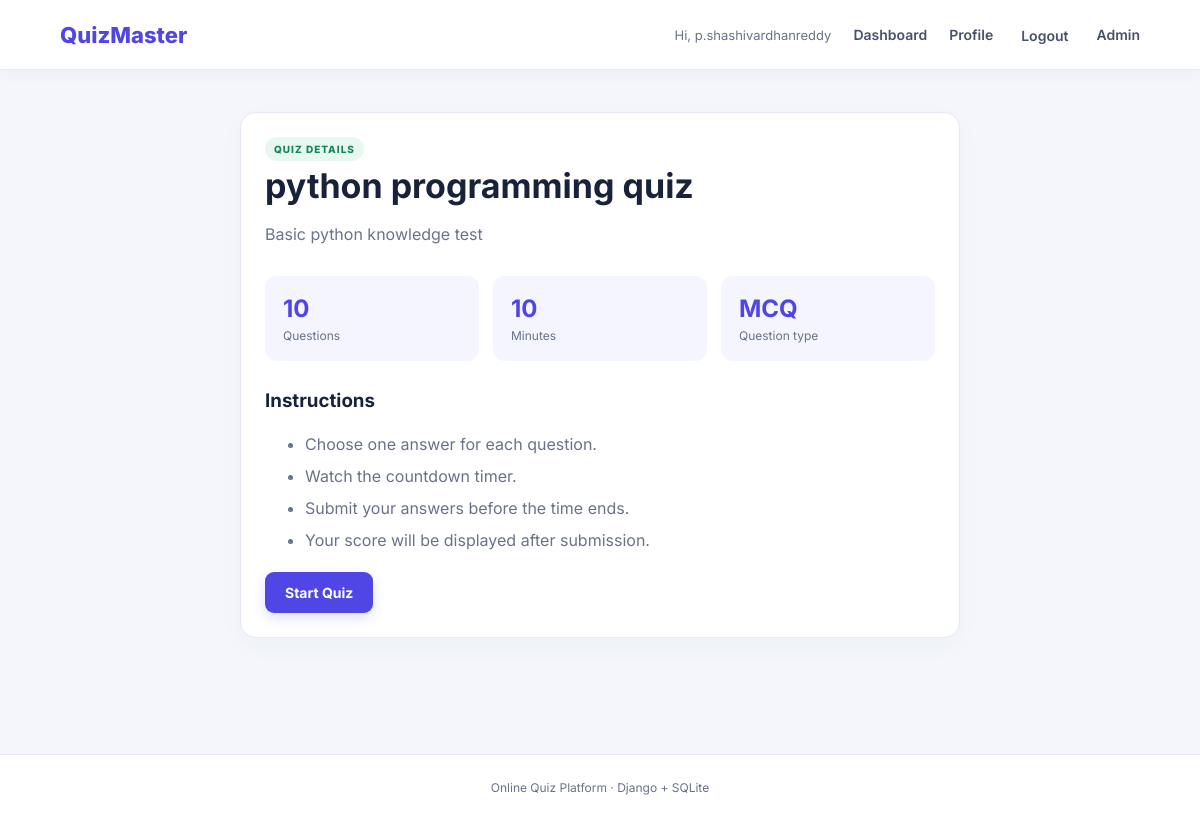
The app's page /quiz/1/ (signed in) with its own data.
### quiz/models.py (models this page shows, shortened)
class Quiz(models.Model):
    title = models.CharField(max_length=200)
    description = models.TextField(blank=True)
    duration_minutes = models.PositiveIntegerField(default=10)
    is_active = models.BooleanField(default=True)
    created_at = models.DateTimeField(auto_now_add=True)
    class Meta:
        ordering = ["-created_at"]
    @property
    def question_count(self):
        return self.questions.count()

### quiz/views.py (the view)
# urls.py: path("quiz/<int:quiz_id>/", views.quiz_detail, name="quiz_detail"),
@login_required
def quiz_detail(request, quiz_id):
    quiz = get_object_or_404(Quiz, id=quiz_id, is_active=True)
    return render(request, "quiz/quiz_detail.html", {"quiz": quiz})

### templates/quiz/quiz_detail.html (shortened to what this page needs)
{% extends 'quiz/base.html' %}
{% block content %}
<section class="card detail-card">
  <span class="tag">QUIZ DETAILS</span><h1>{{ quiz.title }}</h1>
  <p class="muted">{{ quiz.description|default:"Complete this quiz and check your result instantly." }}</p>
  <div class="stats"><div><strong>{{ quiz.question_count }}</strong><span>Questions</span></div><div><strong>{{ quiz.duration_minutes }}</strong><span>Minutes</span></div><div><strong>MCQ</strong><span>Question type</span></div></div>
  <h3>Instructions</h3><ul><li>Choose one answer for each question.</li><li>Watch the countdown timer.</li><li>Submit your answers before the time ends.</li><li>Your score will be displayed after submission.</li></ul>
  <form method="post" action="{% url 'start_quiz' quiz.id %}">{% csrf_token %}<button class="btn" type="submit">Start Quiz</button></form>
</section>
{% endblock %}

### templates/quiz/base.html (shortened to what this page needs)
{% load static %}
<!DOCTYPE html>
<html lang="en">
<head>
  <link rel="stylesheet" href="{% static 'css/style.css' %}">
</head>
<body>
<header class="navbar">
  <a class="brand" href="{% url 'dashboard' %}">QuizMaster</a>
  <nav>
    {% if user.is_authenticated %}
      <span class="welcome">Hi, {{ user.username }}</span>
      <a href="{% url 'dashboard' %}">Dashboard</a>
      <a href="{% url 'student_profile' %}">Profile</a>
      <form class="inline-form" method="post" action="{% url 'logout' %}">
        <button class="nav-button" type="submit">Logout</button>
      </form>
      {% if user.is_staff %}
        <a href="/admin/">Admin</a>
      {% endif %}
    {% else %}
      <a href="{% url 'login' %}">Login</a>
      <a href="{% url 'register' %}">Register</a>
    {% endif %}
  </nav>
</header>
<main class="container">
  {% block content %}{% endblock %}
</main>
<footer>Online Quiz Platform · Django + SQLite</footer>
</body>
</html>

### static/css/style.css (style rules this page uses)
:root { --ink:#18233b;--muted:#68738a;--primary:#4f46e5;--line:#e6e9f1;--bg:#f5f7fc }
* { box-sizing:border-box }
body { margin:0;background:var(--bg);color:var(--ink);font-family:Inter,Arial,sans-serif }
.navbar { height:70px;background:#fff;border-bottom:1px solid var(--line);display:flex;align-items:center;justify-content:space-between;padding:0 max(calc((100% - 1080px)/2),24px) }
.brand { font-size:22px;font-weight:800;color:var(--primary);text-decoration:none }
.navbar nav { display:flex;align-items:center;gap:22px }
.navbar nav a,.nav-button { color:#46516a;text-decoration:none;font-size:14px;font-weight:600 }
.welcome { color:var(--muted);font-size:13px }
.inline-form { display:inline;margin:0 }
.nav-button { border:0;background:none;cursor:pointer;font-family:inherit }
.container { max-width:1080px;margin:42px auto;padding:0 22px;min-height:75vh }
h1 { font-size:34px;margin:8px 0 12px }
h3 { margin:8px 0 12px }
.muted { color:var(--muted);line-height:1.6 }
.card,.auth-card { background:white;border:1px solid var(--line);border-radius:16px;padding:24px;box-shadow:0 8px 24px #24345b08 }
.tag { font-size:10px;letter-spacing:1px;font-weight:800;color:#16845c;background:#e7f8f0;padding:6px 9px;border-radius:20px }
.btn { display:inline-block;background:var(--primary);color:white;text-decoration:none;border:0;border-radius:9px;padding:12px 20px;font-size:14px;font-weight:700;cursor:pointer;font-family:inherit }
.detail-card { max-width:720px;margin:0 auto }
.stats { display:flex;gap:14px;margin:28px 0 }
.stats div { flex:1;background:#f4f5ff;padding:18px;border-radius:12px;display:flex;flex-direction:column;gap:5px }
.stats strong { font-size:24px;color:var(--primary) }
.stats span { font-size:12px;color:var(--muted) }
.detail-card li { padding:6px 0;color:var(--muted) }
footer { text-align:center;padding:25px;color:var(--muted);font-size:12px }
* { transition: all 0.25s ease; }
body { background: #f4f6fc; }
.navbar { position: sticky; top: 0; z-index: 100; box-shadow: 0 3px 15px rgba(0,0,0,0.04); }
.card { position: relative; overflow: hidden; transition: transform 0.3s, box-shadow 0.3s; }
.btn { box-shadow: 0 5px 12px rgba(79,70,229,0.18); }
footer { border-top: 1px solid #e6e9f1; background: #fff; }

### records on screen
Quiz: title "python programming quiz", description "Basic python knowledge test", question_count "10", duration_minutes "10"

### other values on screen
{{ user.username }} "p.shashivardhanreddy"
